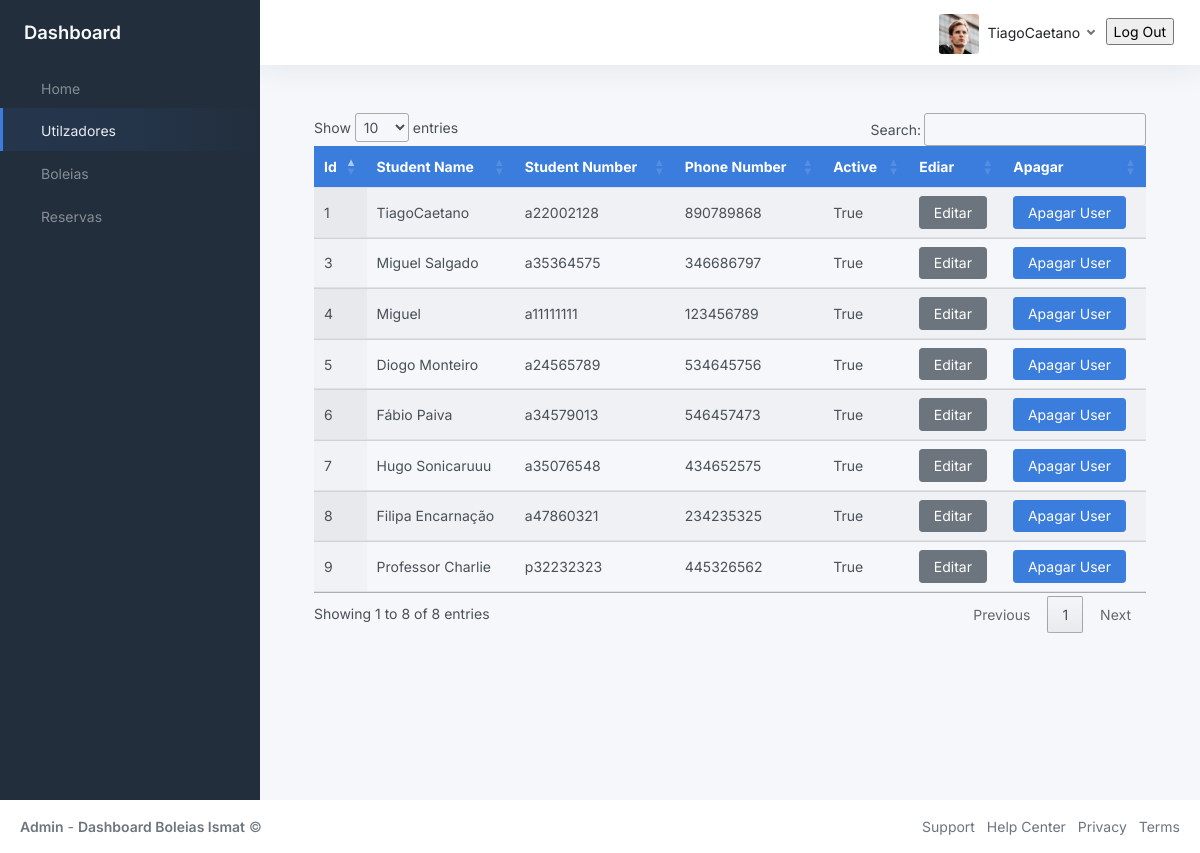
The page /usersPage (signed in) on the database as committed earlier.
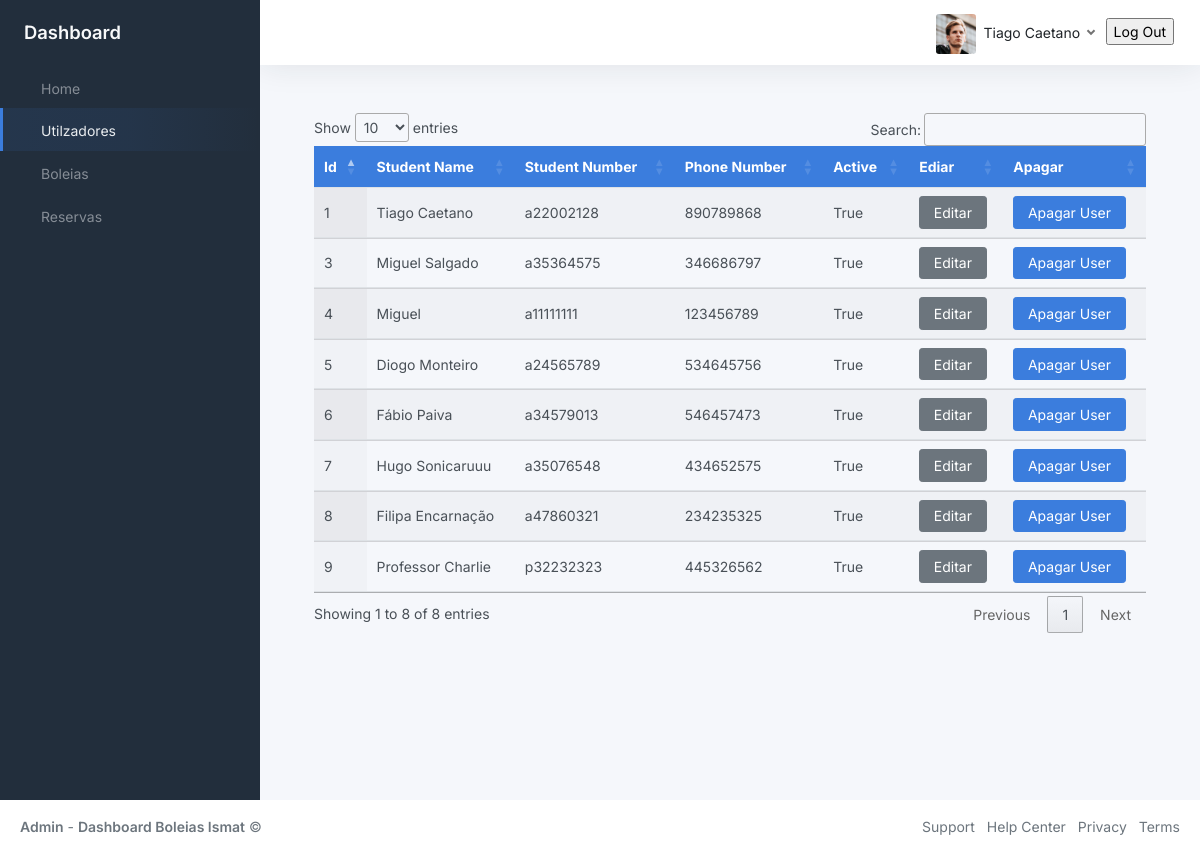
The same page on the database as committed later.
### BackOffice/models.py (models this page shows, shortened)
class User(db.Model, UserMixin):
	__tablename__ = 'user'
	id = db.Column(db.Integer, primary_key=True)
	name = db.Column(db.String(80), unique=True, nullable=False)
	student_number = db.Column(db.String(9), unique=True, nullable=False)
	phone_number = db.Column(db.Integer(), nullable=False)
	password = db.Column(db.String(60), nullable=False)
	gender = db.Column(db.String(10), nullable=False)
	registration_date = db.Column(db.DateTime, default=datetime.now)
	last_login_date = db.Column(db.DateTime, default=datetime.now)
	active = db.Column(db.Boolean())

### BackOffice/userModule/__init__.py (the view, shortened to what this page needs)
@userModule.route('/usersPage', methods=['GET', 'POST'])
def toUsersPage():
    if current_user.is_authenticated:
        try:
            use_id = current_user.id
            activeUser =  db.session.query(User).filter(User.id==use_id).first()
            if request.method == 'GET':
                get_Users = db.session.query(User).all()
                return render_template("users.html", title="Login", get_Users = get_Users, activeUser = activeUser)
        except Exception as e:
            print(str(e))
    else:
        return redirect('/pages-sign-in')

### BackOffice/app.py (called while the page is built)
def create_app(config_filename):
    run = Flask(__name__)
    run.config.from_object(config_filename)
    db.init_app(run)
    bcrypt.init_app(run)
    with run.app_context():
        db.create_all()
    login_manager = LoginManager()
    login_manager.login_view = 'auth.login'
    login_manager.init_app(run)
    @login_manager.user_loader
    def load_user(user_id):
        return User.query.get(int(user_id))
    run.register_blueprint(login_module)
    run.register_blueprint(homeModule)
    run.register_blueprint(userModule)
    run.register_blueprint(rideModule)
    run.register_blueprint(reservaModule)
    return run

### BackOffice/templates/users.html (shortened to what this page needs)
{% extends 'index.html'%}
{% block navOptions %}
    <ul class="sidebar-nav">
        <li class="sidebar-item">
            <a class="sidebar-link" href="{{url_for('homeModule.toHomePage')}}">
                 <span class="align-middle">Home</span>
            </a>
        </li>
        <li class="sidebar-item  active">
            <a class="sidebar-link" href="{{url_for('userModule.toUsersPage')}}">
                 <span class="align-middle">Utilzadores</span>
            </a>
        </li>
        <li class="sidebar-item">
            <a class="sidebar-link" href="{{url_for('rideModule.toRidePage')}}">
                 <span class="align-middle">Boleias</span>
            </a>
        </li>
        <li class="sidebar-item">
            <a class="sidebar-link" href="{{url_for('reservaModule.toReservaPage')}}">
                 <span class="align-middle">Reservas</span>
            </a>
        </li>
    </ul>
{% endblock navOptions %}
{% block profile %}
<img src="{{url_for('static', filename='img/avatars/avatar.jpg')}}" class="avatar img-fluid rounded me-1"/> <span class="text-dark">{{activeUser.name}}</span>
{% endblock profile %}
{% block content %}
<div class="container-md" id="table">
    <div class="table-responsive">
        <table class="table display nowrap" id="tabela">
            <thead class="bg-primary text-white">
                <tr>
                    <th>Id</th>
                    <th>Student Name</th>
                    <th>Student Number</th>
                    <th>Phone Number</th>
                    <th>Active</th>
                    <th>Ediar</th>
                    <th>Apagar</th>
                </tr>
            </thead>
            <tbody>
                {% for user in get_Users %}
                <tr>
                <td>{{user.id}}</td>
                <td>{{user.name}}</td>
                <td>{{user.student_number}}</td>
                <td>{{user.phone_number	}}</td>
                <td>{{user.active}}</td>
                <td><button class="Editar btn btn-secondary" id="{{user.id}}" data-bs-toggle="modal" data-bs-target="#staticBackdrop">Editar</button></td>
                <td><button class="Apagar btn btn-primary" id="{{user.id}}">Apagar User</button></td>
            </tr>
            {% endfor %}
            </tbody>
        </table>
    </div>
</div>
{% endblock content %}

Rows that differ between the two databases and show on the page:
changed User id 1: name "TiagoCaetano" → "Tiago Caetano"
